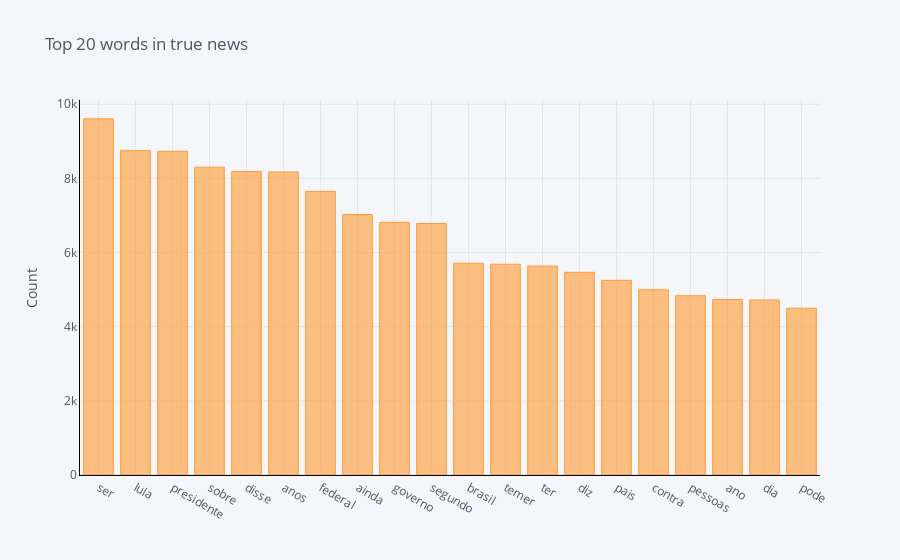

This figure's notebook cell:
### Code cell
common_words_true = get_top_n_words(df.loc[df['label'] == 'true']['preprocessed_news'], 20)
dfct = pd.DataFrame(common_words_true, columns = ['preprocessed_news' , 'count'])
dfct.groupby('preprocessed_news').sum()['count'].sort_values(ascending=False).iplot(
    kind='bar', 
    yTitle='Count', 
    linecolor='black', 
    title='Top 20 words in true news')

### Figure 1 — Plotly figure (JSON) as saved in the notebook; plotly's stock layout.template omitted (floating-point values rounded to 4 significant figures)
{"data": [{"marker": {"color": "rgba(255, 153, 51, 0.6)", "line": {"color": "rgba(255, 153, 51, 1.0)", "width": 1}}, "name": "count", "orientation": "v", "text": "", "type": "bar", "x": ["ser", "lula", "presidente", "sobre", "disse", "anos", "federal", "ainda", "governo", "segundo", "brasil", "temer", "ter", "diz", "pais", "contra", "pessoas", "ano", "dia", "pode"], "y": [9608, 8748, 8730, 8302, 8183, 8173, 7648, 7025, 6812, 6782, 5712, 5685, 5634, 5467, 5250, 4995, 4834, 4734, 4720, 4498]}], "layout": {"legend": {"bgcolor": "#F5F6F9", "font": {"color": "#4D5663"}}, "paper_bgcolor": "#F5F6F9", "plot_bgcolor": "#F5F6F9", "title": {"font": {"color": "#4D5663"}, "text": "Top 20 words in true news"}, "xaxis": {"gridcolor": "#E1E5ED", "linecolor": "black", "showgrid": true, "tickfont": {"color": "#4D5663"}, "title": {"font": {"color": "#4D5663"}, "text": ""}, "zerolinecolor": "#E1E5ED"}, "yaxis": {"gridcolor": "#E1E5ED", "linecolor": "black", "showgrid": true, "tickfont": {"color": "#4D5663"}, "title": {"font": {"color": "#4D5663"}, "text": "Count"}, "zerolinecolor": "#E1E5ED"}}}
